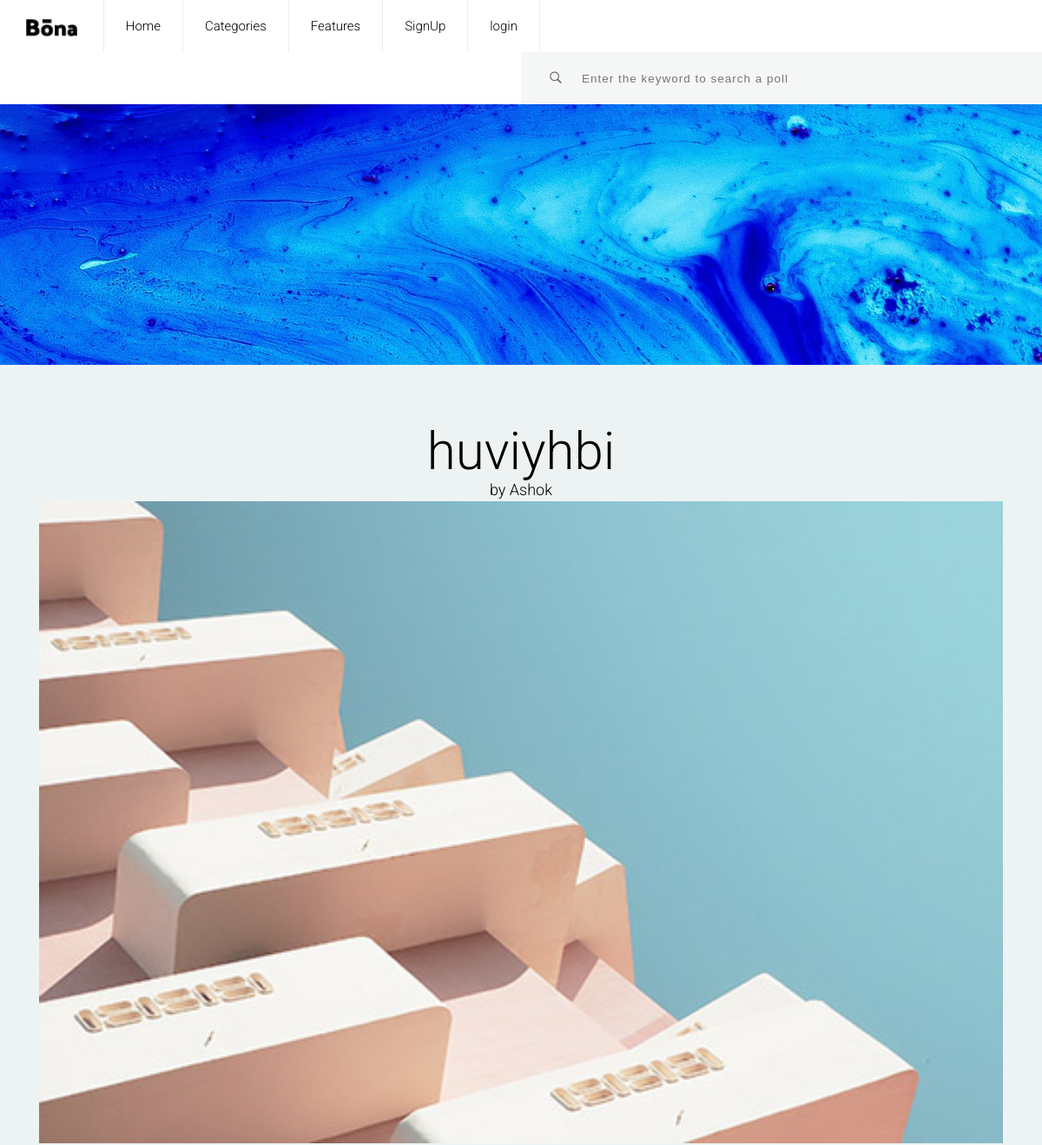
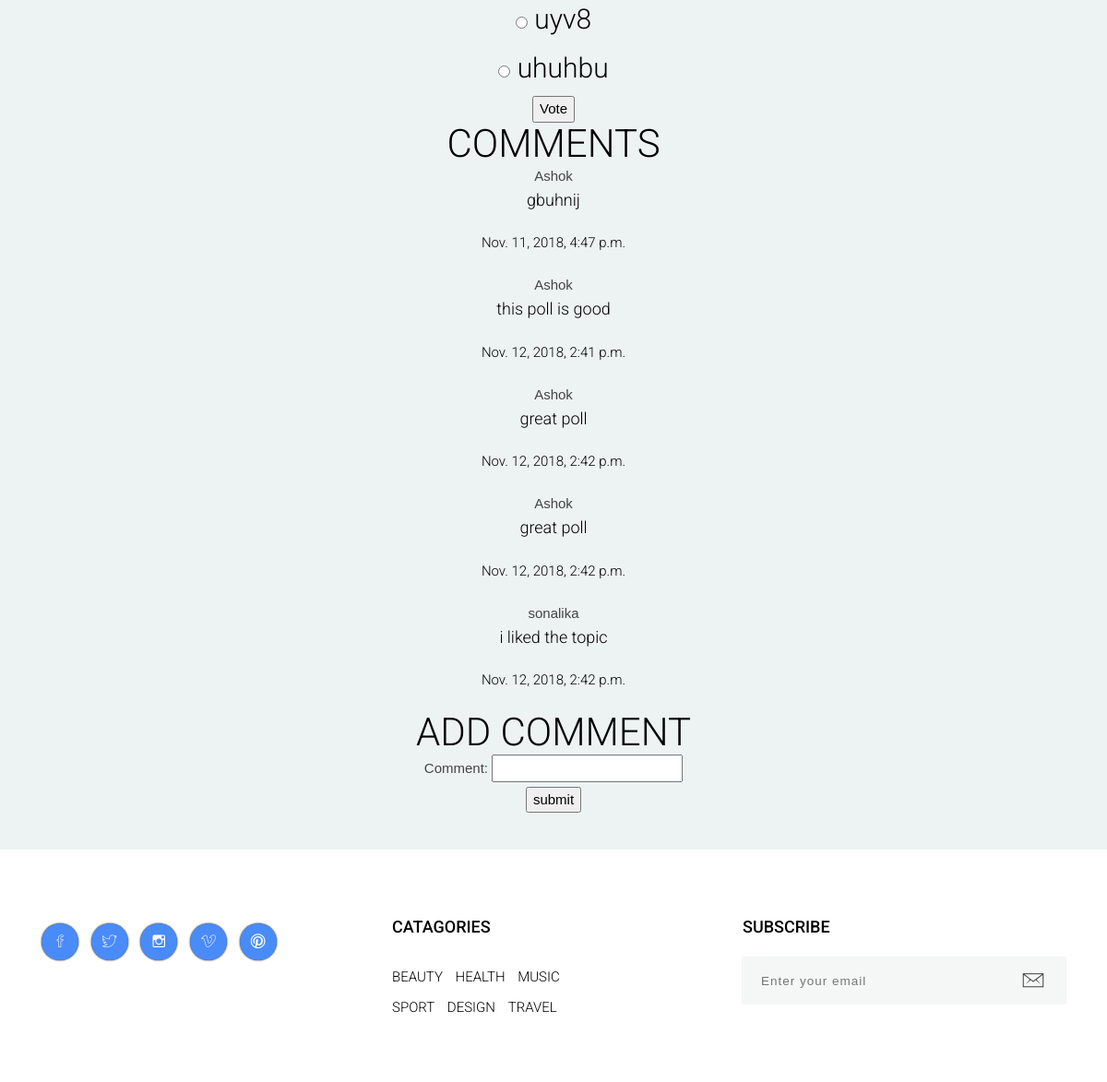
The app's page /polls/19/ with its own data (2 pictures, top to bottom).
### polls/models.py (models this page shows, shortened)
class Question(models.Model):
    auth = models.ForeignKey(get_user_model(),on_delete=models.CASCADE)
    question = models.CharField(max_length=200)
    pub_date = models.DateTimeField('date published',default=timezone.now)
    image = models.ImageField(upload_to='poll_pics',default='poll_pics/empty.png')
    def was_published_recently(self):
        now=timezone.now()
        return now - datetime.timedelta(days=1) <= self.pub_date <= now
    was_published_recently.admin_order_field = 'pub_date'
    was_published_recently.boolean = True
    was_published_recently.short_description = 'Published recently?'

class Choice(models.Model):
    question = models.ForeignKey(Question, on_delete=models.CASCADE)
    choice_text = models.CharField(max_length=200)
    votes = models.IntegerField(default=0)

class Comments(models.Model):
    auth = models.ForeignKey(get_user_model(),on_delete=models.CASCADE)
    question = models.ForeignKey(Question, on_delete=models.CASCADE)
    comment = models.CharField(max_length=500)
    pub_date = models.DateTimeField('date published',default=timezone.now)

### polls/views.py (the view)
# urls.py: path('<int:pk>/', views.detailview, name='detail'),
def detailview(request,pk):
    question = get_object_or_404(Question, id=pk)
    comment = Comments.objects.filter(question=question)
    if request.method == 'POST':
        form = CommentForm(request.POST)
        if (form.is_valid()):
            auth = request.user
            comments = form.cleaned_data.get('comment')
            question = question
            obj=Comments(auth=auth,comment=comments,question=question)
            obj.save()
            request.method='GET'
            return redirect(os.path.join('/polls/',str(pk)))
        else:
            print('form is not valid')
    else:
        form = CommentForm()
    context={'question':question,'comment':comment,'form': form}
    template_name = 'polls/detail.html'
    return render(request,template_name,context)

### polls/forms.py
class CommentForm(ModelForm):
    class Meta:
        model=Comments
        exclude=['auth','pub_date','question',]

### polls/templates/polls/detail.html (shortened to what this page needs)
{% extends 'polls/index.html' %}
{% load staticfiles %}
{% block content %}
        <h1>{{ question.question }}</h1>
        <h4>by {{question.auth.username}}</h4>
        <img src="{{question.image.url}}" class="img-responsive"/>
            <form class="success" action="{% url 'polls:vote' question.id %}" method="post">
            {% for choice in question.choice_set.all %}
                <h3><input type="radio" name="choice" id="choice{{ forloop.counter }}" value="{{ choice.id }}">
                    <label for="choice{{ forloop.counter }}">{{ choice.choice_text }}</label><br></h3>
            {% endfor %}
            <input type="submit" value="Vote">
            </form>
            <h2>COMMENTS</h2>
            {% if comment %}
                    {% for comments in comment %}
                            <p>{{comments.auth}}<br>
                            <h4>{{comments.comment}}</h4><br>
                            {{comments.pub_date}}</p><br>
                    {% endfor %}
            {% else %}
                    <p>no comments</p>
            {% endif %}
            <h2>ADD COMMENT</h2>
            <form action="{% url 'polls:detail' question.id %}" method="post">
                {{form.as_p}}
                <input type="submit" name="submit" value="submit">
            </form>
{% endblock %}

### polls/templates/polls/index.html (shortened to what this page needs)
{% extends 'polls/base.html' %}
{% block menubar %}
    {% if user %}
    {% if user.is_authenticated %}
          <li><a href="{% url 'logout' %}">logout</a></li>
          <li><a href="{% url 'polls:yourPolls' %}">Hi {{ user.username }}!</a></li>
          <li><a href="{% url 'polls:form' %}">Add poll</a></li>
    {% else %}
        <li><a href="{% url "polls:signup" %}">SignUp</a></li>
        <li><a href="{% url 'login' %}">login</a></li>
    {% endif %}
    {% endif %}
{% endblock %}
{% block content %}
{% load staticfiles%}
{% endblock %}

### polls/templates/polls/base.html (shortened to what this page needs)
<!DOCTYPE HTML>
{% load staticfiles%}
<html lang="en">
<head>
	<link href="{% static 'polls/common-css/bootstrap.css' %}" rel="stylesheet">
	<link href="{% static 'polls/common-css/ionicons.css' %}" rel="stylesheet">
	<link href="{% static 'polls/layout-1/css/styles.css' %}" rel="stylesheet">
	<link href="{% static 'polls/layout-1/css/responsive.css' %}" rel="stylesheet">
</head>
<body >
	<header>
		<div class="container-fluid position-relative no-side-padding">
			<a href="#" class="logo"><img src="{% static 'images/logo.png' %}" alt="Logo Image"></a>
			<ul class="main-menu visible-on-click" id="main-menu">
				<li><a href="/polls/">Home</a></li>
				<li><a href="#">Categories</a></li>
				<li><a href="#">Features</a></li>
                {% block menubar %}{% endblock %}
			</ul>
			<div class="src-area">
			             <form action="{% url 'polls:search' %}" method="GET">
					<button class="src-btn" type="submit"><i class="ion-ios-search-strong"></i></button>
					<input class="src-input" type="text" name=q value="{{request.GET.q}}" placeholder="Enter the keyword to search a poll">
				</form>
			</div>
		</div>
	</header>
	<div class="slider"></div>
	<section class="blog-area section">
		<div class="container">
           {% block content %}
           {% endblock%}
		</div>
	</section>
	<footer>
		<div class="container">
			<div class="row">
				<div class="col-lg-4 col-md-6">
					<div class="footer-section">
						<ul class="icons">
							<li><a href="#"><i class="ion-social-facebook-outline"></i></a></li>
							<li><a href="#"><i class="ion-social-twitter-outline"></i></a></li>
							<li><a href="#"><i class="ion-social-instagram-outline"></i></a></li>
							<li><a href="#"><i class="ion-social-vimeo-outline"></i></a></li>
							<li><a href="#"><i class="ion-social-pinterest-outline"></i></a></li>
						</ul>
					</div>
				</div>
				<div class="col-lg-4 col-md-6">
						<div class="footer-section">
						<h4 class="title"><b>CATAGORIES</b></h4>
						<ul>
							<li><a href="#">BEAUTY</a></li>
							<li><a href="#">HEALTH</a></li>
							<li><a href="#">MUSIC</a></li>
						</ul>
						<ul>
							<li><a href="#">SPORT</a></li>
							<li><a href="#">DESIGN</a></li>
							<li><a href="#">TRAVEL</a></li>
						</ul>
					</div>
				</div>
				<div class="col-lg-4 col-md-6">
					<div class="footer-section">
						<h4 class="title"><b>SUBSCRIBE</b></h4>
						<div class="input-area">
							<form>
								<input class="email-input" type="text" placeholder="Enter your email">
								<button class="submit-btn" type="submit"><i class="icon ion-ios-email-outline"></i></button>
							</form>
						</div>
					</div>
				</div>
			</div>
		</div>
	</footer>
</body>
</html>

### polls/static/polls/layout-1/css/styles.css (style rules this page uses)
html { font-size: 100%; height: 100%; overflow-x: hidden; touch-action: manipulation; }
body { font-size: 15px; font-family: 'Roboto', sans-serif; width: 100%; height: 100%; margin: 0; font-weight: 300; -webkit-font-smoothing: antialiased; -moz-osx-font-smoothing: grayscale; word-wrap: break-word; background: #EDF3F3; color: #000; }
h1, h2, h3, h4, h5, h6, p, a, ul, span, li, img { margin: 0; padding: 0; font-weight: 300; }
h1,h2,h3,h4,h5,h6 { line-height: 1.5; }
p { line-height: 1.6; font-family: 'Maven Pro', sans-serif; font-weight: 400; color: #444; }
h1 { font-size: 4em; line-height: 1; }
h2 { font-size: 2.8em; line-height: 1.1; }
h3 { font-size: 2em; }
h4 { font-size: 1.2em; }
a, button { display: inline-block; text-decoration: none; color: inherit; transition: all .3s; }
b { font-weight: 500; }
img { width: 100%; }
li { list-style: none; display: inline-block; }
header { font-weight: 400; }
.section { padding: 70px 0 40px; }
.no-side-padding { padding-right: 0px; padding-left: 0px; }
.icon { font-size: 2em; }
header { overflow: hidden; background: #fff; box-shadow: 0px 2px 10px rgba(0,0,0, .3); }
header .logo { float: left; height: 20px; margin: 20px 30px; }
header .logo img { height: 100%; width: auto; }
header .main-menu { display: inline-block; float: left; }
header .main-menu > li { float: left; }
header .main-menu > li > a { height: 60px; line-height: 60px; padding: 0 25px; border-right: 1px solid #eee; }
header .main-menu > li:first-child > a { border-left: 1px solid #eee; }
header .src-area { position: relative; height: 60px; width: 50%; float: right; display: inline-block; background: #F5F7F6; }
header .src-area .src-input { position: absolute; top: 0; bottom: 0; left: 0; right: 0; width: 100%; padding: 0 20px 0 70px; background: transparent; border: 0; outline: 0; }
header .src-area .src-btn { position: absolute; top: 0; bottom: 0; left: 0; width: 40px; background: none; border: 0; font-size: 1.2em; outline: 0; margin-left: 20px; opacity: .6; cursor: pointer; z-index: 10; }
.slider { height: 300px; width: 100%; background-image: url(../../images/slider-1.jpg); background-size: cover; }
.blog-area { text-align: center; background: #EDF3F3; }
footer { padding: 70px 0 30px; background: #fff; }
footer .footer-section { margin-bottom: 40px; }
footer .footer-section .title { margin-bottom: 20px; }
footer .footer-section ul > li { margin-right: 10px; margin-top: 10px; }
footer .icons > li > a { height: 40px; width: 40px; border-radius: 40px; line-height: 40px; text-align: center; transition: all .3s; font-size: 1.2em; box-shadow: 0px 0px 2px rgba(0,0,0,1); background: #498BF9; color: #fff; }
footer .input-area { position: relative; height: 50px; width: 100%; box-shadow: 0px 0px 1px #bbb; background: #F5F7F6; }
footer .input-area .email-input { position: absolute; top: 0; bottom: 0; left: 0; right: 0; width: 100%; padding: 0 70px 0 20px; background: transparent; border: 0; outline: 0; }
footer .input-area .submit-btn { position: absolute; top: 0; bottom: 0; right: 0; width: 50px; background: none; border: 0; outline: 0; margin-right: 10px; opacity: .8; cursor: pointer; transition: all .2s; }

### records on screen
Question: question "huviyhbi", auth.username "Ashok", image (picture)
Choice: choice_text "uyv8"
Choice: choice_text "uhuhbu"
Comments: auth "Ashok", comment "gbuhnij", pub_date "Nov. 11, 2018, 4:47 p.m."
Comments: auth "Ashok", comment "this poll is good", pub_date "Nov. 12, 2018, 2:41 p.m."
Comments: auth "Ashok", comment "great poll", pub_date "Nov. 12, 2018, 2:42 p.m."
Comments: auth "Ashok", comment "great poll", pub_date "Nov. 12, 2018, 2:42 p.m."
Comments: auth "sonalika", comment "i liked the topic", pub_date "Nov. 12, 2018, 2:42 p.m."
